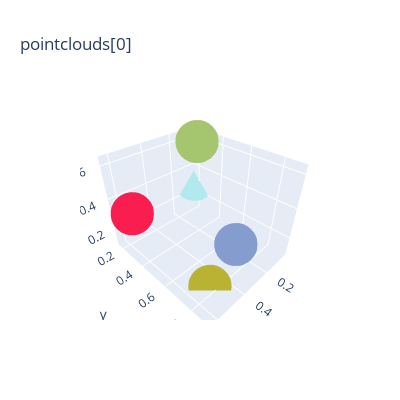
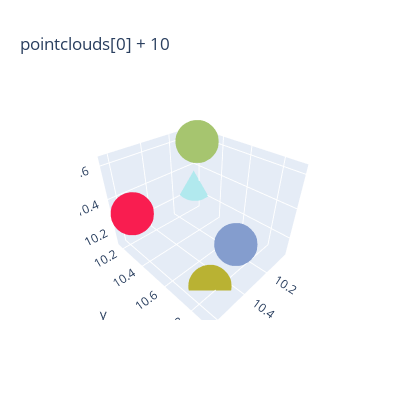
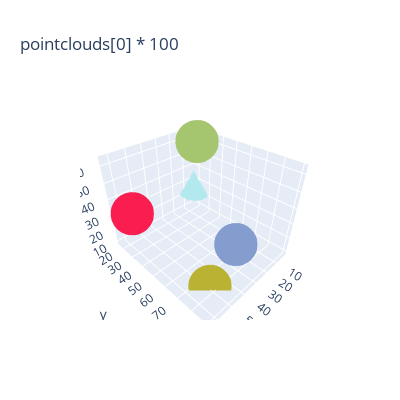
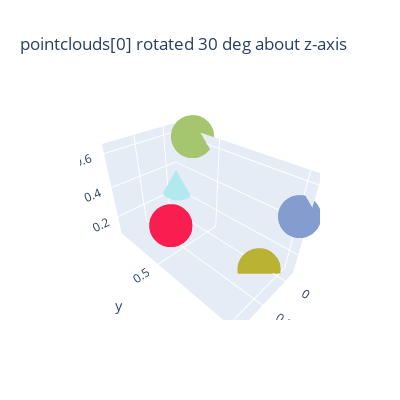

Source (notebook cell) for these figures, in order:
### Markdown cell above
# Translations, rotations and transformations

`Pointclouds` supports batch mode geometric operations such as translations, rotations, and transformations.

### Code cell
import plotly.graph_objects as go
torch.manual_seed(0)

def custom_plotly_viz(pointclouds, title):
    fig = go.Figure(pointclouds.plotly(0, as_figure=False, point_size=15))
    fig.update_layout(title=title, autosize=False, height=400, width=400)
    fig.show()

# initalize Pointclouds
pointclouds = Pointclouds(points=torch.rand(2, 5, 3),
                          normals=torch.rand(2, 5, 3),
                          colors=torch.rand(2, 5, 3))

# translate
pointclouds1 = pointclouds + 10

# scale
pointclouds2 = pointclouds * 100

# rotate (Bx3x3 rotation)
rmat = torch.tensor(
    [
     [(3 ** 0.5) / 2, -0.5, 0],
     [0.5, (3 ** 0.5) / 2, 0],
     [0, 0, 1],
     ]
     )
pointclouds3 = pointclouds.rotate(rmat)

# transform (Bx4x4 transformation)
mat = torch.tensor(
    [
     [(3 ** 0.5) / 2, -0.5, 0, 20],
     [0.5, (3 ** 0.5) / 2, 0, 20],
     [0, 0, 1, 20],
     [0, 0, 0, 1],
     ]
     )
pointclouds4 = pointclouds.transform(mat)

# visualizations
custom_plotly_viz(pointclouds, "pointclouds[0]")
custom_plotly_viz(pointclouds1, "pointclouds[0] + 10")
custom_plotly_viz(pointclouds2, "pointclouds[0] * 100")
custom_plotly_viz(pointclouds3, "pointclouds[0] rotated 30 deg about z-axis")
custom_plotly_viz(pointclouds4, "pointclouds[0] rigid transformation")

### Figure 1 — Plotly figure (JSON) as saved in the notebook; plotly's stock layout.template omitted (floating-point values rounded to 4 significant figures)
{"data": [{"marker": {"color": [[185, 178, 51], [166, 197, 111], [132, 157, 206], [249, 29, 80], [177, 233, 238]], "size": 15}, "mode": "markers", "type": "scatter3d", "x": [0.4963, 0.132, 0.4901, 0.6323, 0.02233], "y": [0.7682, 0.3074, 0.8964, 0.3489, 0.1689], "z": [0.08848, 0.6341, 0.4556, 0.4017, 0.2939]}], "layout": {"autosize": false, "height": 400, "title": {"text": "pointclouds[0]"}, "width": 400}}

### Figure 2 — Plotly figure (JSON) as saved in the notebook; plotly's stock layout.template omitted (floating-point values rounded to 4 significant figures)
{"data": [{"marker": {"color": [[185, 178, 51], [166, 197, 111], [132, 157, 206], [249, 29, 80], [177, 233, 238]], "size": 15}, "mode": "markers", "type": "scatter3d", "x": [10.5, 10.13, 10.49, 10.63, 10.02], "y": [10.77, 10.31, 10.9, 10.35, 10.17], "z": [10.09, 10.63, 10.46, 10.4, 10.29]}], "layout": {"autosize": false, "height": 400, "title": {"text": "pointclouds[0] + 10"}, "width": 400}}

### Figure 3 — Plotly figure (JSON) as saved in the notebook; plotly's stock layout.template omitted (floating-point values rounded to 4 significant figures)
{"data": [{"marker": {"color": [[185, 178, 51], [166, 197, 111], [132, 157, 206], [249, 29, 80], [177, 233, 238]], "size": 15}, "mode": "markers", "type": "scatter3d", "x": [49.63, 13.2, 49.01, 63.23, 2.233], "y": [76.82, 30.74, 89.64, 34.89, 16.89], "z": [8.848, 63.41, 45.56, 40.17, 29.39]}], "layout": {"autosize": false, "height": 400, "title": {"text": "pointclouds[0] * 100"}, "width": 400}}

### Figure 4 — Plotly figure (JSON) as saved in the notebook; plotly's stock layout.template omitted (floating-point values rounded to 4 significant figures)
{"data": [{"marker": {"color": [[185, 178, 51], [166, 197, 111], [132, 157, 206], [249, 29, 80], [177, 233, 238]], "size": 15}, "mode": "markers", "type": "scatter3d", "x": [0.04566, -0.03937, -0.02379, 0.3731, -0.06509], "y": [0.9134, 0.3323, 1.021, 0.6183, 0.1574], "z": [0.08848, 0.6341, 0.4556, 0.4017, 0.2939]}], "layout": {"autosize": false, "height": 400, "title": {"text": "pointclouds[0] rotated 30 deg about z-axis"}, "width": 400}}
